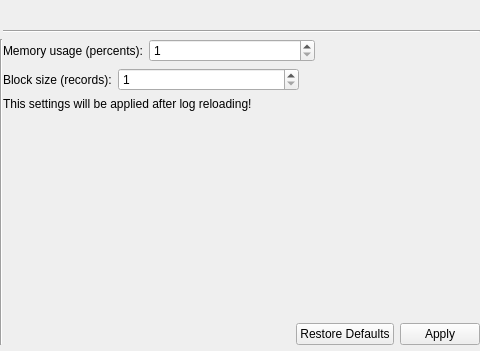
<?xml version="1.0" encoding="UTF-8"?>
<ui version="4.0">
 <class>GeneralCoreSettingsWidgetClass</class>
 <widget class="QWidget" name="GeneralCoreSettingsWidgetClass">
  <property name="geometry">
   <rect>
    <x>0</x>
    <y>0</y>
    <width>480</width>
    <height>351</height>
   </rect>
  </property>
  <property name="windowTitle">
   <string>GeneralCoreSettingsWidget</string>
  </property>
  <layout class="QGridLayout" name="gridLayout">
   <property name="leftMargin">
    <number>0</number>
   </property>
   <property name="topMargin">
    <number>6</number>
   </property>
   <property name="rightMargin">
    <number>0</number>
   </property>
   <property name="bottomMargin">
    <number>6</number>
   </property>
   <property name="horizontalSpacing">
    <number>0</number>
   </property>
   <property name="verticalSpacing">
    <number>6</number>
   </property>
   <item row="0" column="1">
    <widget class="QLabel" name="settingsNameLabel">
     <property name="sizePolicy">
      <sizepolicy hsizetype="Preferred" vsizetype="Maximum">
       <horstretch>0</horstretch>
       <verstretch>0</verstretch>
      </sizepolicy>
     </property>
     <property name="font">
      <font>
       <pointsize>12</pointsize>
       <weight>75</weight>
       <bold>true</bold>
      </font>
     </property>
     <property name="lineWidth">
      <number>1</number>
     </property>
     <property name="text">
      <string/>
     </property>
    </widget>
   </item>
   <item row="1" column="1">
    <widget class="Line" name="line">
     <property name="orientation">
      <enum>Qt::Horizontal</enum>
     </property>
    </widget>
   </item>
   <item row="2" column="1">
    <layout class="QGridLayout" name="gridLayout_11">
     <item row="0" column="1">
      <layout class="QGridLayout" name="gridLayout_12">
       <item row="0" column="0">
        <widget class="QLabel" name="memoryUsageLabel">
         <property name="text">
          <string>Memory usage (percents):</string>
         </property>
        </widget>
       </item>
       <item row="0" column="2">
        <spacer name="horizontalSpacer_7">
         <property name="orientation">
          <enum>Qt::Horizontal</enum>
         </property>
         <property name="sizeHint" stdset="0">
          <size>
           <width>40</width>
           <height>20</height>
          </size>
         </property>
        </spacer>
       </item>
       <item row="0" column="1">
        <widget class="QSpinBox" name="memoryUsageSpinBox">
         <property name="sizePolicy">
          <sizepolicy hsizetype="Expanding" vsizetype="Fixed">
           <horstretch>0</horstretch>
           <verstretch>0</verstretch>
          </sizepolicy>
         </property>
         <property name="minimum">
          <number>1</number>
         </property>
         <property name="maximum">
          <number>100</number>
         </property>
        </widget>
       </item>
      </layout>
     </item>
     <item row="14" column="1">
      <layout class="QGridLayout" name="gridLayout_13">
       <item row="0" column="1">
        <widget class="QDialogButtonBox" name="buttonBox">
         <property name="sizePolicy">
          <sizepolicy hsizetype="Maximum" vsizetype="Fixed">
           <horstretch>0</horstretch>
           <verstretch>0</verstretch>
          </sizepolicy>
         </property>
         <property name="standardButtons">
          <set>QDialogButtonBox::Apply|QDialogButtonBox::RestoreDefaults</set>
         </property>
        </widget>
       </item>
       <item row="0" column="0">
        <spacer name="horizontalSpacer_8">
         <property name="orientation">
          <enum>Qt::Horizontal</enum>
         </property>
         <property name="sizeHint" stdset="0">
          <size>
           <width>40</width>
           <height>20</height>
          </size>
         </property>
        </spacer>
       </item>
      </layout>
     </item>
     <item row="12" column="1">
      <spacer name="verticalSpacer_4">
       <property name="orientation">
        <enum>Qt::Vertical</enum>
       </property>
       <property name="sizeHint" stdset="0">
        <size>
         <width>20</width>
         <height>40</height>
        </size>
       </property>
      </spacer>
     </item>
     <item row="6" column="1">
      <layout class="QGridLayout" name="gridLayout_2">
       <item row="0" column="0">
        <widget class="QLabel" name="blockSizeLabel">
         <property name="text">
          <string>Block size (records):</string>
         </property>
        </widget>
       </item>
       <item row="0" column="1">
        <widget class="QSpinBox" name="blockSizeSpinBox">
         <property name="sizePolicy">
          <sizepolicy hsizetype="Expanding" vsizetype="Fixed">
           <horstretch>0</horstretch>
           <verstretch>0</verstretch>
          </sizepolicy>
         </property>
         <property name="minimum">
          <number>1</number>
         </property>
         <property name="maximum">
          <number>100000</number>
         </property>
        </widget>
       </item>
       <item row="0" column="2">
        <spacer name="horizontalSpacer">
         <property name="orientation">
          <enum>Qt::Horizontal</enum>
         </property>
         <property name="sizeHint" stdset="0">
          <size>
           <width>40</width>
           <height>20</height>
          </size>
         </property>
        </spacer>
       </item>
      </layout>
     </item>
     <item row="7" column="1">
      <layout class="QGridLayout" name="gridLayout_3">
       <item row="0" column="0">
        <widget class="QLabel" name="warningLabel">
         <property name="palette">
          <palette>
           <active>
            <colorrole role="WindowText">
             <brush brushstyle="SolidPattern">
              <color alpha="255">
               <red>0</red>
               <green>0</green>
               <blue>0</blue>
              </color>
             </brush>
            </colorrole>
            <colorrole role="Text">
             <brush brushstyle="SolidPattern">
              <color alpha="255">
               <red>0</red>
               <green>0</green>
               <blue>0</blue>
              </color>
             </brush>
            </colorrole>
           </active>
           <inactive>
            <colorrole role="WindowText">
             <brush brushstyle="SolidPattern">
              <color alpha="255">
               <red>0</red>
               <green>0</green>
               <blue>0</blue>
              </color>
             </brush>
            </colorrole>
            <colorrole role="Text">
             <brush brushstyle="SolidPattern">
              <color alpha="255">
               <red>0</red>
               <green>0</green>
               <blue>0</blue>
              </color>
             </brush>
            </colorrole>
           </inactive>
           <disabled>
            <colorrole role="WindowText">
             <brush brushstyle="SolidPattern">
              <color alpha="255">
               <red>116</red>
               <green>116</green>
               <blue>116</blue>
              </color>
             </brush>
            </colorrole>
            <colorrole role="Text">
             <brush brushstyle="SolidPattern">
              <color alpha="255">
               <red>116</red>
               <green>116</green>
               <blue>116</blue>
              </color>
             </brush>
            </colorrole>
           </disabled>
          </palette>
         </property>
         <property name="text">
          <string>This settings will be applied after log reloading!</string>
         </property>
        </widget>
       </item>
      </layout>
     </item>
    </layout>
   </item>
   <item row="2" column="0">
    <widget class="Line" name="line_2">
     <property name="orientation">
      <enum>Qt::Vertical</enum>
     </property>
    </widget>
   </item>
  </layout>
 </widget>
 <layoutdefault spacing="6" margin="11"/>
 <resources/>
 <connections/>
</ui>
